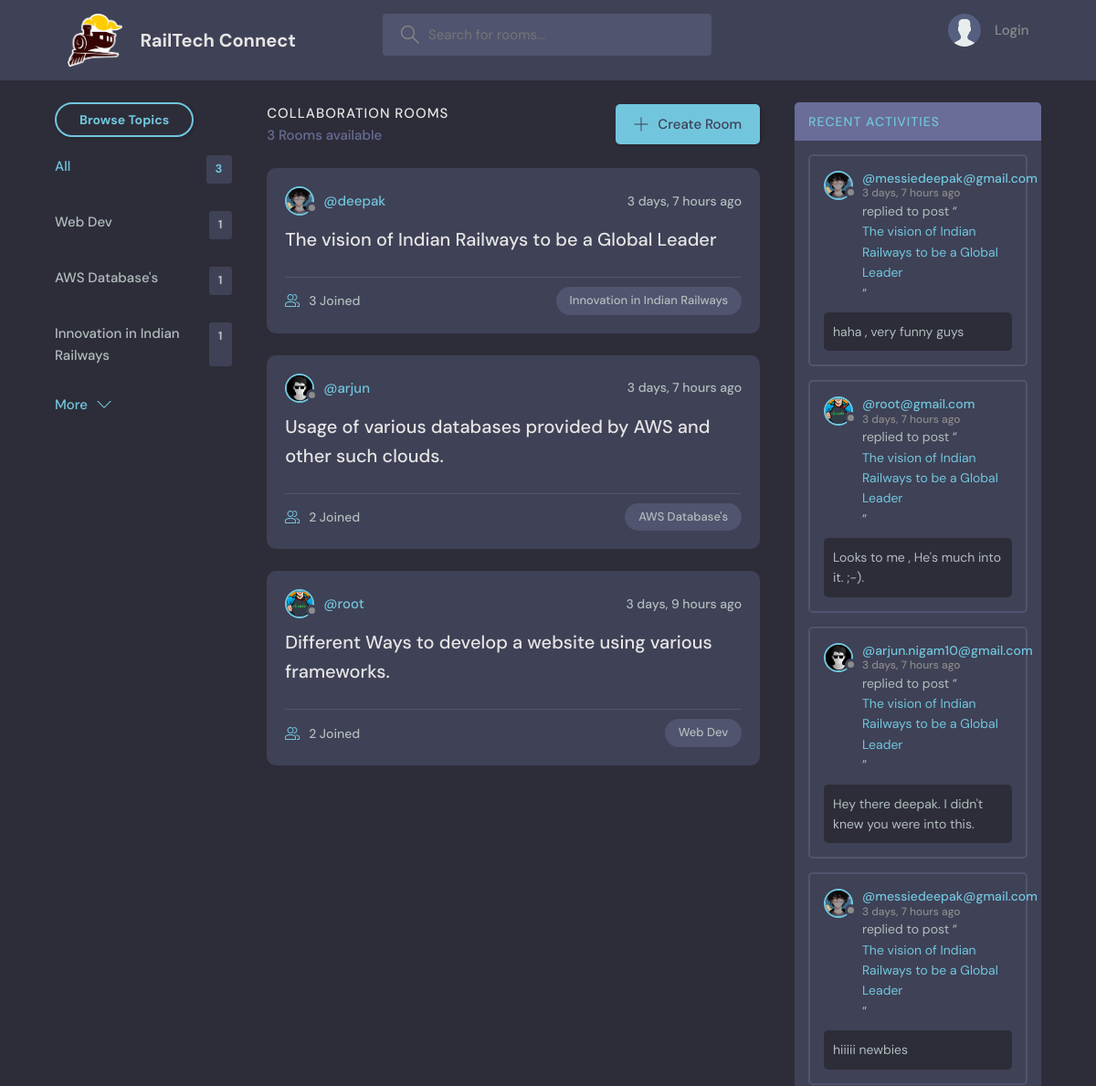
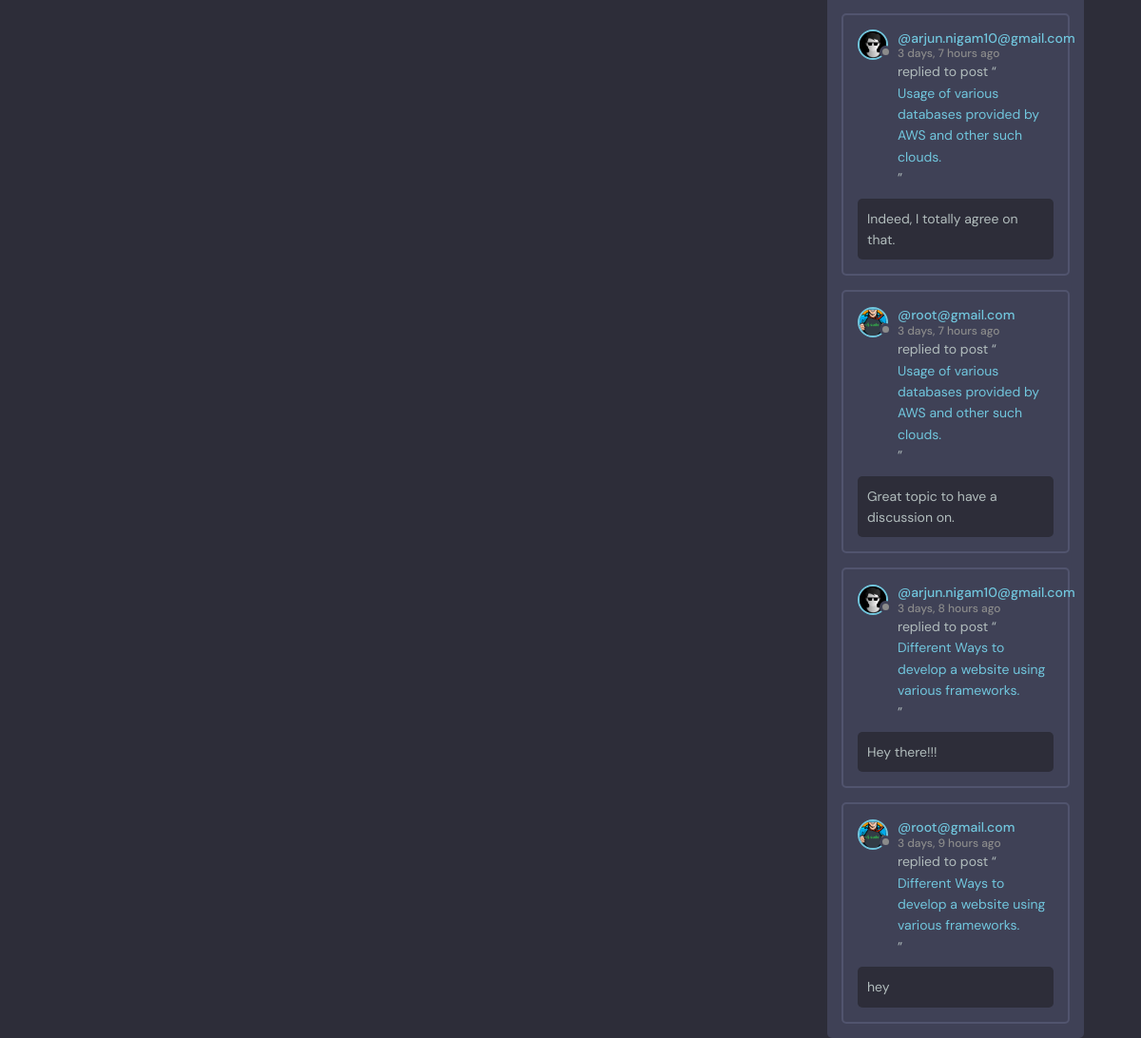
The page / on the database its author committed (2 pictures, top to bottom).
### base/models.py (models this page shows, shortened)
class Topic(models.Model):
    name = models.CharField(max_length=200)

class Room(models.Model):
    host = models.ForeignKey(User, on_delete=models.SET_NULL, null=True)
    topic = models.ForeignKey(Topic, on_delete=models.SET_NULL, null=True)
    name = models.CharField(max_length=200)
    description = models.TextField(null=True , blank=True)
    participants = models.ManyToManyField(
        User, related_name='participants', blank=True
    )
    updated = models.DateTimeField(auto_now=True)
    created = models.DateTimeField(auto_now_add=True)
    class Meta:
        ordering = ['-updated' , '-created']
    def __str__(self):
        return self.name

class User(AbstractUser):
    name = models.CharField(max_length=200, null=True)
    email = models.EmailField(unique=True)
    bio = models.TextField(null=True)
    avatar = models.ImageField(null=True, default="avatar.svg")
    USERNAME_FIELD = 'email'
    REQUIRED_FIELDS = []

class Message(models.Model):
    user= models.ForeignKey(User, on_delete=models.CASCADE)
    room = models.ForeignKey(Room, on_delete=models.CASCADE)
    body = models.TextField()
    updated = models.DateTimeField(auto_now=True)
    created = models.DateTimeField(auto_now_add=True)
    class Meta:
        ordering = ['-updated' , '-created']

### base/views.py (the view)
# urls.py: path('', views.home, name='home'),
def home(request):
    q = request.GET.get('q') if request.GET.get('q') != None else ''
    room = Room.objects.filter(
        Q(topic__name__icontains=q) |
        Q(name__icontains=q) |
        Q(description__icontains=q)
    )
    topic = Topic.objects.all()[0:4]
    room_count = room.count()
    room_message= Message.objects.filter(Q(room__topic__name__icontains=q))
    context = {'room':room, 'topic':topic, 'room_count':room_count, 'room_message': room_message}
    return render(request, 'base/home.html', context)

### base/templates/base/home.html (shortened to what this page needs)
{% extends 'main.html' %}
{% block content %}
    <main class="layout layout--3">
      <div class="container">
        {% include 'base/topics_component.html' %}
        <div class="roomList">
          <div class="roomList__header">
            <div>
              <h2>Collaboration Rooms</h2>
              <p>{{room_count}} Rooms available</p>
            </div>
            <a class="btn btn--main" href="{% url 'create-room'%}">
              <svg version="1.1" xmlns="http://www.w3.org/2000/svg" width="32" height="32" viewBox="0 0 32 32">
                <title>add</title>
                <path
                  d="M16.943 0.943h-1.885v14.115h-14.115v1.885h14.115v14.115h1.885v-14.115h14.115v-1.885h-14.115v-14.115z"
                ></path>
              </svg>
              Create Room
            </a>
          </div>
          {% include 'base/feed_component.html' %}
        </div>
        {% include 'base/activity_component.html' %}
      </div>
    </main>
{% endblock content %}

### base/templates/base/topics_component.html
<div class="topics">
    <div class="topics__header">
      <a class="btn btn--main btn--pill" href="{% url 'topics' %}">Browse Topics</a>
    </div>
    <ul class="topics__list">
      <li>
        <a href="{% url 'home' %}" class="active">All <span>{{topic.count}}</span></a>
      </li>
      {% for topic in topic  %}
      <li>
        <a href="{% url 'home' %}?q={{topic.name}}">{{topic.name}}<span>{{topic.room_set.all.count}}</span></a>
      </li>
      {% endfor %}
    </ul>
    <a class="btn btn--link" href="{% url 'topics' %}">
      More
      <svg version="1.1" xmlns="http://www.w3.org/2000/svg" width="32" height="32" viewBox="0 0 32 32">
        <title>chevron-down</title>
        <path d="M16 21l-13-13h-3l16 16 16-16h-3l-13 13z"></path>
      </svg>
    </a>
  </div>

### base/templates/base/feed_component.html (shortened to what this page needs)
{% for room in room  %}
<div class="roomListRoom">
    <div class="roomListRoom__header">
      <a href="{% url 'user-profile' room.host.id %}" class="roomListRoom__author">
        <div class="avatar avatar--small">
          <img src="{{room.host.avatar.url}}" />
        </div>
        <span>@{{room.host.username}}</span>
      </a>
      <div class="roomListRoom__actions">
        <span>{{room.created|timesince}} ago</span>
      </div>
    </div>
    <div class="roomListRoom__content">
      <a href="{% url 'room' room.id %}">{{room.name}}</a>
    </div>
    <div class="roomListRoom__meta">
      <a href="{% url 'room' room.id %}" class="roomListRoom__joined">
        {{room.participants.all.count}} Joined
      </a>
      <p class="roomListRoom__topic">{{room.topic.name}}</p>
    </div>
  </div>
{% endfor %}

### base/templates/base/activity_component.html (shortened to what this page needs)
<div class="activities">
    <div class="activities__header">
      <h2><a href="">Recent Activities</a></h2>
    </div>
    {% for message in room_message %}
    <div class="activities__box">
      <div class="activities__boxHeader roomListRoom__header">
        <a href="{% url 'user-profile' message.user.id %}" class="roomListRoom__author">
          <div class="avatar avatar--small">
            <img src="{{message.user.avatar.url}}" />
          </div>
          <p>
            @{{message.user}}
            <span>{{message.created|timesince}} ago</span>
          </p>
        </a>
      </div>
      <div class="activities__boxContent">
        <p>replied to post “<a href="{% url 'room' message.room.id %}">{{message.room}}</a>”</p>
        <div class="activities__boxRoomContent">
          {{message.body}}
        </div>
      </div>
    </div>
    {% endfor %}
  </div>

### rows shown on the page
Topic: name "Web Dev", room_set.all.count "1"
Topic: name "AWS Database's", room_set.all.count "1"
Topic: name "Innovation in Indian Railways", room_set.all.count "1"
Room: host.avatar (picture), host.username "deepak", created "3 days, 7 hours", name "The vision of Indian Railways to be a Global Leader", participants.all.count "3", topic.name "Innovation in Indian Railways"
Room: host.avatar (picture), host.username "arjun", created "3 days, 7 hours", name "Usage of various databases provided by AWS and other such clouds.", participants.all.count "2", topic.name "AWS Database's"
Room: host.avatar (picture), host.username "root", created "3 days, 9 hours", name "Different Ways to develop a website using various frameworks.", participants.all.count "2", topic.name "Web Dev"
Message: user.avatar (picture), user "messiedeepak@gmail.com", created "3 days, 7 hours", room "The vision of Indian Railways to be a Global Leader", body "haha , very funny guys"
Message: user.avatar (picture), user "root@gmail.com", created "3 days, 7 hours", room "The vision of Indian Railways to be a Global Leader", body "Looks to me , He's much into it. ;-)."
Message: user.avatar (picture), user "arjun.nigam10@gmail.com", created "3 days, 7 hours", room "The vision of Indian Railways to be a Global Leader", body "Hey there deepak. I didn't knew you were into this."
Message: user.avatar (picture), user "messiedeepak@gmail.com", created "3 days, 7 hours", room "The vision of Indian Railways to be a Global Leader", body "hiiiii newbies"
Message: user.avatar (picture), user "arjun.nigam10@gmail.com", created "3 days, 7 hours", room "Usage of various databases provided by AWS and other such clouds.", body "Indeed, I totally agree on that."
Message: user.avatar (picture), user "root@gmail.com", created "3 days, 7 hours", room "Usage of various databases provided by AWS and other such clouds.", body "Great topic to have a discussion on."
Message: user.avatar (picture), user "arjun.nigam10@gmail.com", created "3 days, 8 hours", room "Different Ways to develop a website using various frameworks.", body "Hey there!!!"
Message: user.avatar (picture), user "root@gmail.com", created "3 days, 9 hours", room "Different Ways to develop a website using various frameworks.", body "hey"

### other values the page prints
{{ topic.count }} "3"
{{ room_count }} "3"
